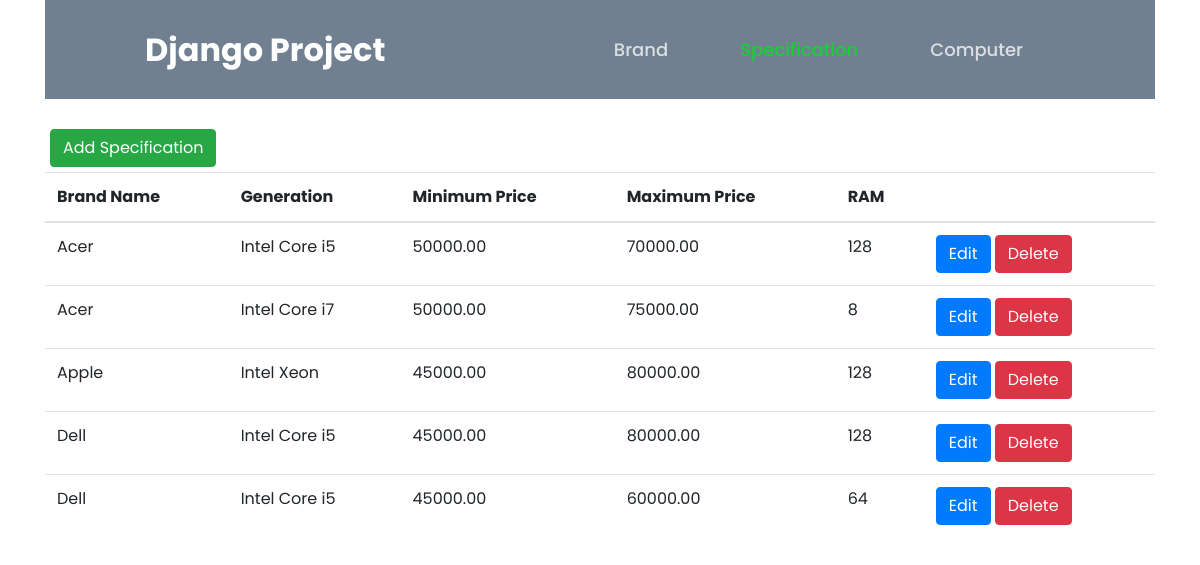
The app's page /view_specification, older data.
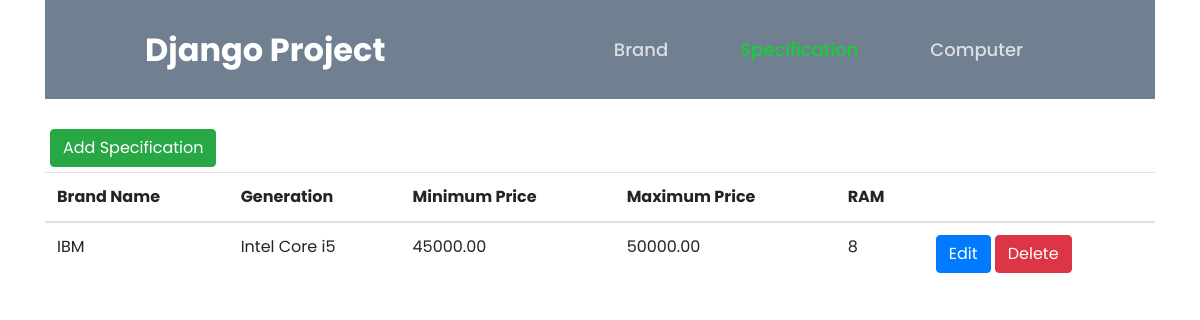
The same page, newer data.
### computer/models.py (models this page shows, shortened)
class ComputerSpecification(models.Model):
    generation = models.CharField(max_length=20)
    price_min = models.DecimalField(max_digits=9, decimal_places= 2)
    price_max = models.DecimalField(max_digits=11, decimal_places= 2)
    ram = models.IntegerField()
    brand = models.ForeignKey(ComputerBrand, on_delete=models.CASCADE)

class ComputerBrand(models.Model):
    brand_name = models.CharField(max_length=50)
    logo = models.FileField(validators=[validate_file_size, validate_file_type],upload_to="Brand")
    def __str__(self):
        return self.brand_name

### computer/views.py (the view)
# urls.py: path('view_specification',views.view_specification, name='view_specification'),
def view_specification(request):
    temp = ComputerSpecification.objects.all()
    paginator = Paginator(temp,5 )
    page_number = request.GET.get("page")
    page_obj = paginator.get_page(page_number)
    detail_list = []
    for data in temp:
        detail_list.append({'id': data.id, })
    return render(request,'view_specification.html',{'detail_list': detail_list, 'page_obj': page_obj})

### templates/view_specification.html (shortened to what this page needs)
{% extends 'base.html' %} {% block title %}View Specification{% endblock %} {%
load static %} {%block content%}
<form action="{% url 'computer:add_specification' %}">
  <button type="submit" class="btn btn-success">Add Specification</button>
</form>
<table class="table">
  <thead>
    <tr>
      <th scope="col">Brand Name</th>
      <th scope="col">Generation</th>
      <th scope="col">Minimum Price</th>
      <th scope="col">Maximum Price</th>
      <th scope="col">RAM</th>
      <th scope="col"></th>
    </tr>
  </thead>
  <tbody>
    {%for data in page_obj%}
    <tr>
      <td>{{data.brand}}</td>
      <td>{{data.generation}}</td>
      <td>{{data.price_min}}</td>
      <td>{{data.price_max}}</td>
      <td>{{data.ram}}</td>
      <td>
        <a href="{% url 'computer:update_specification' data.id %}"
          ><button type="submit" class="btn btn-primary">Edit</button></a
        >
        <a href="{% url 'computer:delete_specification' data.id %}"
          ><button class="btn btn-danger" onclick="confirmDelete()">
            Delete
          </button></a
        >
      </td>
    </tr>
    {% endfor %}
  </tbody>
</table>
{%endblock%}

### templates/base.html (shortened to what this page needs)
{% load static %}
<!DOCTYPE html>
<html lang="en">
  <head>
    <link
      rel="stylesheet"
      href="https://cdnjs.cloudflare.com/ajax/libs/font-awesome/4.7.0/css/font-awesome.min.css"
    />
    <link
      rel="stylesheet"
      href="https://cdn.jsdelivr.net/npm/bootstrap@4.0.0/dist/css/bootstrap.min.css"
    />
    <link rel="stylesheet" href="{% static 'css/index.css' %}" />
  </head>
  <body>
    <div class="container">
      <header class="header">
        <div class="header_content">
          <a href="{% url 'computer:home' %}" class="logo">Django Project</a>
        </div>
        <nav class="navbar">
          <ul class="nav_list">
            <li class="nav_item">
              <a
                href="{% url 'computer:view_brand' %}"
                class="nav-link"
                id="brand_id"
                >Brand</a
              >
            </li>
          </ul>
          <ul class="nav_list">
            <li class="nav_item">
              <a
                href="{% url 'computer:view_specification' %}"
                class="nav-link"
                id="specification_id"
                >Specification</a
              >
            </li>
          </ul>
          <ul class="nav_list">
            <li class="nav_item">
              <a
                href="{% url 'computer:computer_view' %}"
                class="nav-link"
                id="computer_id"
                >Computer</a
              >
            </li>
          </ul>
        </nav>
      </header>
      <div class="main" id="content">{% block content %} {% endblock %}</div>
    </div>
  </body>
</html>

### static/css/index.css (style rules this page uses)
* { margin: 0; padding: 0; box-sizing: border-box; font-family: "Poppins", sans-serif; }
body { min-height: 100vh; }
.main { display: flex; flex-direction: column; }
.header { position: sticky; top: 0; left: 0; width: 100%; padding: 20px 100px; background: slategrey; display: flex; justify-content: space-between; align-items: center; z-index: 100; text-decoration: none !important; }
.logo { font-size: 32px; color: #fff; text-decoration: none; font-weight: 700; }
ul { list-style-type: none; margin: 0; padding: 0; }
.nav-link { color: rgba(255, 255, 255, 0.75); font-size: 18px; transition: all 0.4s; position: relative; font-weight: 500; text-decoration: none; margin-left: 40px; }
.nav-link.active { color: #15d134; }
.main { margin-top: 25px; }
.btn-success { margin: 5px; }

Row changes from the older to the newer data that the page shows:
removed ComputerSpecification: brand "Acer", generation "Intel Core i5", price_min "50000.00", price_max "70000.00", ram "128"
removed ComputerSpecification: brand "Acer", generation "Intel Core i7", price_min "50000.00", price_max "75000.00", ram "8"
removed ComputerSpecification: brand "Apple", generation "Intel Xeon", price_min "45000.00", price_max "80000.00", ram "128"
removed ComputerSpecification: brand "Dell", generation "Intel Core i5", price_min "45000.00", price_max "80000.00", ram "128"
removed ComputerSpecification: brand "Dell", generation "Intel Core i5", price_min "45000.00", price_max "60000.00", ram "64"
added ComputerSpecification: brand "IBM", generation "Intel Core i5", price_min "45000.00", price_max "50000.00", ram "8"
